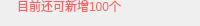
              <widget class="QWidget" name="m_widget_1_addConut" native="true">
               <property name="minimumSize">
                <size>
                 <width>0</width>
                 <height>26</height>
                </size>
               </property>
               <property name="maximumSize">
                <size>
                 <width>16777215</width>
                 <height>26</height>
                </size>
               </property>
               <layout class="QVBoxLayout" name="verticalLayout_5">
                <property name="spacing">
                 <number>0</number>
                </property>
                <property name="leftMargin">
                 <number>0</number>
                </property>
                <property name="topMargin">
                 <number>0</number>
                </property>
                <property name="rightMargin">
                 <number>0</number>
                </property>
                <property name="bottomMargin">
                 <number>14</number>
                </property>
                <item>
                 <widget class="QWidget" name="widget" native="true">
                  <layout class="QHBoxLayout" name="horizontalLayout_2">
                   <property name="spacing">
                    <number>5</number>
                   </property>
                   <property name="margin">
                    <number>0</number>
                   </property>
                   <item>
                    <widget class="QLabel" name="label">
                     <property name="minimumSize">
                      <size>
                       <width>12</width>
                       <height>12</height>
                      </size>
                     </property>
                     <property name="maximumSize">
                      <size>
                       <width>12</width>
                       <height>12</height>
                      </size>
                     </property>
                     <property name="styleSheet">
                      <string notr="true">border-image: url(:/YL/Resources/YL/Robot/icon_addCount.png);</string>
                     </property>
                     <property name="text">
                      <string/>
                     </property>
                    </widget>
                   </item>
                   <item>
                    <widget class="QLabel" name="m_label_addCount">
                     <property name="styleSheet">
                      <string notr="true">font: 12px &quot;微软雅黑&quot;;
color: #F56565;</string>
                     </property>
                     <property name="text">
                      <string>目前还可新增100个</string>
                     </property>
                    </widget>
                   </item>
                   <item>
                    <spacer name="horizontalSpacer_2">
                     <property name="orientation">
                      <enum>Qt::Horizontal</enum>
                     </property>
                     <property name="sizeHint" stdset="0">
                      <size>
                       <width>40</width>
                       <height>20</height>
                      </size>
                     </property>
                    </spacer>
                   </item>
                  </layout>
                 </widget>
                </item>
               </layout>
              </widget>
